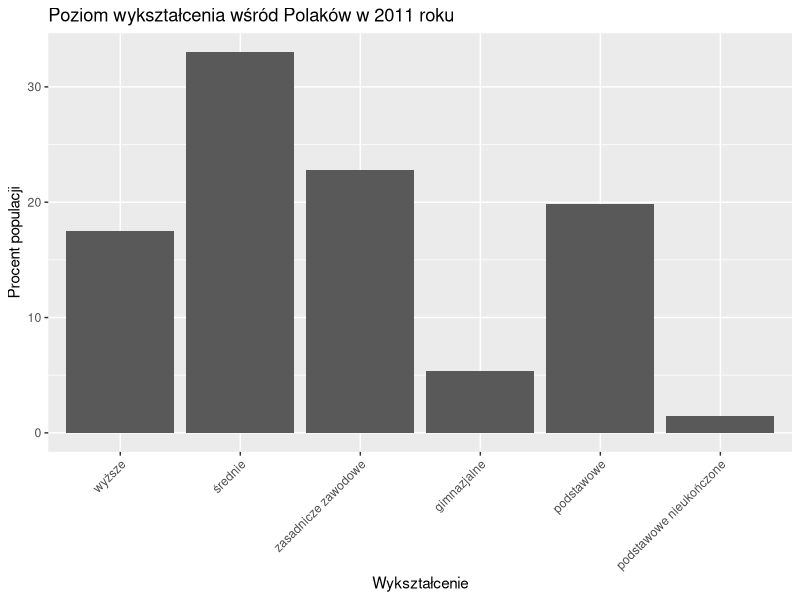

The R source for this figure:
## ---- chunk 1
knitr::opts_chunk$set(echo = TRUE)
## ---- chunk 2
library(ggplot2)
data <- data.frame(wyksztalcenie = c('wyższe', 'średnie',"zasadnicze zawodowe", 'gimnazjalne', 'podstawowe', "podstawowe nieukończone"),
                   procent = c(17.5, 33.0, 22.8, 5.4, 19.8, 1.5))
ggplot(data = data, aes(x = wyksztalcenie, y = procent)) +
  geom_bar(stat = 'identity') +
  scale_x_discrete(limits = data$wyksztalcenie) +
  theme(axis.text.x = element_text(angle = 45, hjust = 1)) +
  labs(x = 'Wykształcenie', y = 'Procent populacji') +
  ggtitle('Poziom wykształcenia wśród Polaków w 2011 roku')
